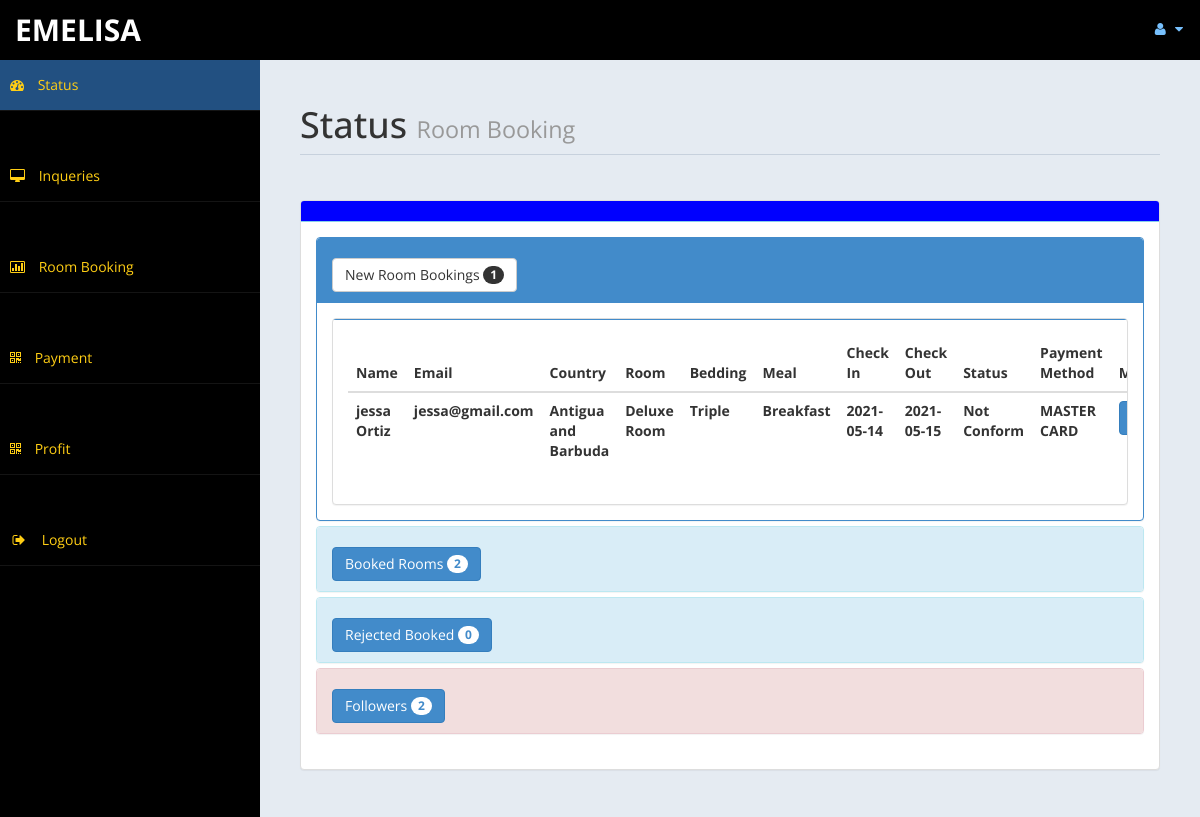
The app's page /admin/home.php (signed in) with its own data.
### tables this page shows
CREATE TABLE `roombook` (
  `id` int(10) UNSIGNED NOT NULL,
  `Title` varchar(5) DEFAULT NULL,
  `FName` text DEFAULT NULL,
  `LName` text DEFAULT NULL,
  `Email` varchar(50) DEFAULT NULL,
  `National` varchar(30) DEFAULT NULL,
  `Country` varchar(30) DEFAULT NULL,
  `Phone` text DEFAULT NULL,
  `TRoom` varchar(20) DEFAULT NULL,
  `Bed` varchar(10) DEFAULT NULL,
  `NRoom` varchar(2) DEFAULT NULL,
  `Meal` varchar(15) DEFAULT NULL,
  `cin` date DEFAULT NULL,
  `cout` date DEFAULT NULL,
  `stat` varchar(15) DEFAULT NULL,
  `nodays` int(11) DEFAULT NULL,
  `pay` varchar(50) DEFAULT NULL
);

### admin/home.php (the view, shortened to what this page needs)
<!DOCTYPE html>
<html xmlns="http://www.w3.org/1999/xhtml">
<head>
    <link href="assets/css/bootstrap.css" rel="stylesheet" />
    <link href="assets/css/font-awesome.css" rel="stylesheet" />
    <link href="assets/js/morris/morris-0.4.3.min.css" rel="stylesheet" />
    <link href="assets/css/custom-styles.css" rel="stylesheet" />
</head>
<body>
    <div id="wrapper">
        <nav class="navbar navbar-default top-navbar" role="navigation">
            <div class="navbar-header">
                <a class="navbar-brand" href="home.php"> <?php echo $_SESSION["user"]; ?> </a>
            </div>
            <ul class="nav navbar-top-links navbar-right">
                <li class="dropdown">
                    <a class="dropdown-toggle" data-toggle="dropdown" href="#" aria-expanded="false">
                        <i class="fa fa-user fa-fw"></i> <i class="fa fa-caret-down"></i>
                    </a>
                </li>
            </ul>
        </nav>
        <nav class="navbar-default navbar-side" role="navigation">
            <div class="sidebar-collapse">
                <ul class="nav" id="main-menu">
                    <li>
                        <a class="active-menu" href="home.php"><i class="fa fa-dashboard"></i> Status</a>
                    </li><br><br>
                    <li>
                        <a href="messages.php"><i class="fa fa-desktop"></i> Inqueries</a>
                    </li><br><br>
					<li>
                        <a href="roombook.php"><i class="fa fa-bar-chart-o"></i> Room Booking</a>
                    </li><br><br>
                    <li>
                        <a href="payment.php"><i class="fa fa-qrcode"></i> Payment</a>
                    </li><br><br>
                    <li>
                        <a  href="profit.php"><i class="fa fa-qrcode"></i> Profit</a>
                    </li><br><br>
                    <li>
                        <a href="logout.php"><i class="fa fa-sign-out fa-fw"></i> Logout</a>
                    </li>
					</ul>
            </div>
        </nav>
        <div id="page-wrapper">
            <div id="page-inner">
                <div class="row">
                    <div class="col-md-12">
                        <h1 class="page-header">
                            Status <small>Room Booking </small>
                        </h1>
                    </div>
                </div>
				<?php
						include ('db.php');
						$sql = "select * from roombook";
						$re = mysqli_query($con,$sql);
						$c =0;
						while($row=mysqli_fetch_array($re) )
						{
								$new = $row['stat'];
								if($new=="Not Conform")
								{
									$c = $c + 1;
								}
						}
				?>
					<div class="row">
                <div class="col-md-12">
                    <div class="panel panel-default">
                        <div class="panel-heading">
                        </div>
                        <div class="panel-body">
                            <div class="panel-group" id="accordion">
							<div class="panel panel-primary">
                                    <div class="panel-heading">
                                        <h4 class="panel-title">
                                            <a data-toggle="collapse" data-parent="#accordion" href="#collapseTwo">
											<button class="btn btn-default" type="button">
												 New Room Bookings  <span class="badge"><?php echo $c ; ?></span>
											</button>
											</a>
                                        </h4>
                                    </div>
                                    <div id="collapseTwo" class="panel-collapse in" style="height: auto;">
                                        <div class="panel-body">
                                           <div class="panel panel-default">
                        <div class="panel-body">
                            <div class="table-responsive">
                                <table class="table">
                                    <thead>
                                        <tr>
                                            <th>Name</th>
                                            <th>Email</th>
                                            <th>Country</th>
											<th>Room</th>
											<th>Bedding</th>
											<th>Meal</th>
											<th>Check In</th>
											<th>Check Out</th>
											<th>Status</th>
                                            <th>Payment Method</th>
											<th>More</th>
                                        </tr>
                                    </thead>
                                    <tbody>
									<?php
									$tsql = "select * from roombook";
									$tre = mysqli_query($con,$tsql);
									while($trow=mysqli_fetch_array($tre) )
									{
										$co =$trow['stat'];
										if($co=="Not Conform")
										{
											echo"<tr>
												<th>".$trow['FName']." ".$trow['LName']."</th>
												<th>".$trow['Email']."</th>
												<th>".$trow['Country']."</th>
												<th>".$trow['TRoom']."</th>
												<th>".$trow['Bed']."</th>
												<th>".$trow['Meal']."</th>
												<th>".$trow['cin']."</th>
												<th>".$trow['cout']."</th>
												<th>".$trow['stat']."</th>
                                                <th>".$trow['pay']."</th>
												<th><a href='roombook.php?rid=".$trow['id']." ' class='btn btn-primary'>Action</a></th>
												</tr>";
										}
									}
									?>
                                    </tbody>
                                </table>
                            </div>
                        </div>
                    </div>
                                        </div>
                                    </div>
                                </div>
								<?php
								$rsql = "SELECT * FROM `roombook`";
								$rre = mysqli_query($con,$rsql);
								$r =0;
								while($row=mysqli_fetch_array($rre) )
								{
										$br = $row['stat'];
										if($br=="Conform")
										{
											$r = $r + 1;
										}
								}
								?>
                                <div class="panel panel-info">
                                    <div class="panel-heading">
                                        <h4 class="panel-title">
                                            <a data-toggle="collapse" data-parent="#accordion" href="#collapseOne" class="collapsed">
											<button class="btn btn-primary" type="button">
												 Booked Rooms  <span class="badge"><?php echo $r ; ?></span>
											</button>
											</a>
                                        </h4>
                                    </div>
                                </div>
                                <?php
								$r =0;
								?>
                                <div class="panel panel-info">
                                    <div class="panel-heading">
                                        <h4 class="panel-title">
                                            <a data-toggle="collapse" data-parent="#accordion" href="#collapseFour" class="collapsed">
											<button class="btn btn-primary" type="button">
												 Rejected Booked  <span class="badge"><?php echo $r ; ?></span>
											</button>
											</a>
                                        </h4>
                                    </div>
                                </div>
                                <?php
								$fsql = "SELECT * FROM `contact`";
								$fre = mysqli_query($con,$fsql);
								$f =0;
								while($row=mysqli_fetch_array($fre) )
								{
										$f = $f + 1;
								}
								?>
                                <div class="panel panel-danger">
                                    <div class="panel-heading">
                                        <h4 class="panel-title">
                                            <a data-toggle="collapse" data-parent="#accordion" href="#collapseThree" class="collapsed">
											<button class="btn btn-primary" type="button">
												 Followers  <span class="badge"><?php echo $f ; ?></span>
											</button>
											</a>
                                        </h4>
                                    </div>
                                    </div>
                                </div>
                            </div>
                        </div>
                    </div>
                </div>
            </div>
            </div>
        </div>
</body>
</html>

### admin/assets/css/custom-styles.css (style rules this page uses)
body { font-family: 'Open Sans', sans-serif; }
#wrapper { width: 100%; background: black; }
#page-wrapper { padding: 15px 15px; min-height: 600px; background: #E5EBF2; }
#page-inner { width: 100%; margin: 10px 20px 10px 0px; background-color: transparent; padding: 10px; min-height: 1200px; }
h1, .h1, h2, .h2, h3, .h3 { margin-top: 7px; margin-bottom: -5px; }
h4 { padding-top: 10px; }
.page-header { padding-bottom: 9px; margin: 10px 0 45px; border-bottom: 1px solid #C7D1DD; }
.panel-default>.panel-heading { color: white; background-color: blue; border-color: skyblue; font-weight: bold; }
.top-navbar { margin: 0px; }
.top-navbar .navbar-brand { color: #ffce14; width: 260px; text-align: left; height: 60px; font-size: 30px; font-weight: 700; text-transform: uppercase; line-height: 30px; }
.top-navbar .nav>li>a { position: relative; display: block; padding: 19px 15px; color: #77C0FD; }
.active-menu { background-color: #225081!important; }
.sidebar-collapse, .sidebar-collapse .nav { background: none; }
.sidebar-collapse .nav { padding: 0; }
.sidebar-collapse .nav>li>a { color: #ffce14; background: transparent; text-shadow: none; }
.sidebar-collapse>.nav>li>a { padding: 15px 10px; }
.sidebar-collapse>.nav>li { border-bottom: 1px solid rgba(107, 108, 109, 0.19); }
.navbar-side { border: none; background-color: black; }
.top-navbar { background: black; border-bottom: none; }
.top-navbar .nav>li>a>i { margin-right: 2px; }
.navbar-default { border: 0px solid black; }
.navbar-header { background: black; }
.nav>li>a>i { margin-right: 10px; }
@media (min-width:768px) { #page-wrapper { margin: 0 0 0 260px; padding: 15px 30px; min-height: 1200px; } }
@media (min-width:768px) { .navbar-side { z-index: 1; position: absolute; width: 260px; } }
@media (min-width:768px) { .navbar { border-radius: 0px; } }

### records on screen
roombook: FName "jessa", LName "Ortiz", Email "jessa@gmail.com", Country "Antigua and Barbuda", TRoom "Deluxe Room", Bed "Triple", Meal "Breakfast", cin "2021-05-14", cout "2021-05-15", stat "Not Conform", pay "MASTER CARD"

### other values on screen
$_SESSION["user"] "EMELISA"
$c "1"
$r "2"
$r "0"
$f "2"
